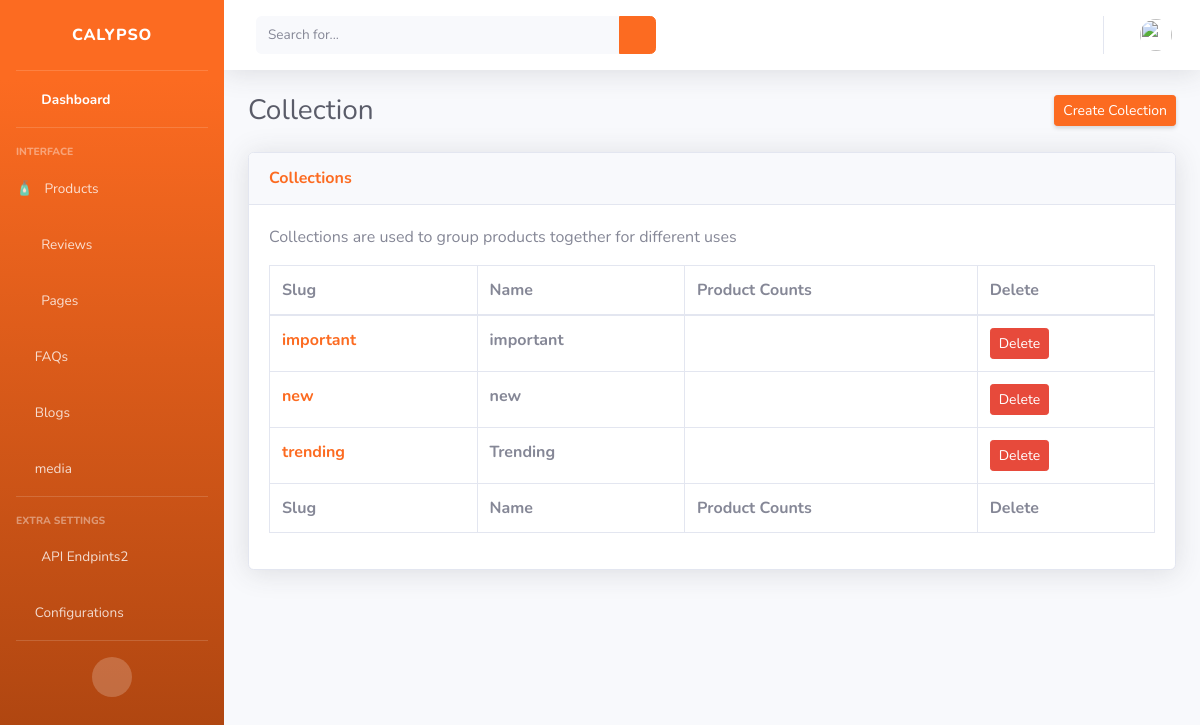
The page /dashboard/product/collection/ (signed in) on the database its author committed.
### product/models/collection.py (models this page shows, shortened)
class Collection(models.Model):
    name = models.CharField(
        max_length=250,
        unique=True,
    )
    slug = models.SlugField(
        max_length=255,
        unique=True,
        allow_unicode=True,
    )
    background_image_alt = models.CharField(
        max_length=128,
        blank=True,
    )
    description = models.TextField(
        blank=True,
    )
    public = models.BooleanField(
        default=True,
    )
    image = models.ImageField(
        upload_to='collections/',
        null=True,
        blank=True,
        max_length=None,
    )

### dashboard/views.py (the view)
# urls.py: path('product/collection/', views.CollectionsList.as_view(), name="collections"),
class CollectionsList(StaffRequiredMixin, ListView):
    model = Collection
    context_object_name = 'collections'
    template_name = 'dashboard/products/collection/collection_list.html'

### dashboard/views.py (called while the page is built)
    def test_func(self):
        return self.request.user.is_staff

### templates/dashboard/products/collection/collection_list.html
{% extends "dashboard/admin-base.html" %} {% load static %}
{% block content %}
<div class="container-fluid">
    <div class="d-sm-flex align-items-center justify-content-between mb-4">
      <h1 class="h3 mb-0 text-gray-800">Collection</h1>
      <a href="{% url "dashboard:collection-add" %}" class="d-none d-sm-inline-block btn btn-sm btn-primary shadow-sm"> Create Colection</a>
    </div>
  <div class="card shadow mb-4">
    <div class="card-header py-3">
      <h6 class="m-0 font-weight-bold text-primary">Collections</h6>
    </div>
    <div class="card-body">
      <div class="table-responsive">
        <p>Collections are used to group products together for different uses</p>
        <table
          class="table table-bordered table-hover"
          id="dataTable"
          width="100%"
          cellspacing="0"
        >
          <thead>
            <tr>
              <th scope="col">Slug</th>
              <th scope="col">Name</th>
              <th scope="col">Product Counts</th>
              <th scope="col">Delete</th>
            </tr>
          </thead>
          <tfoot>
            <tr>
              <th scope="col">Slug</th>
              <th scope="col">Name</th>
              <th scope="col">Product Counts</th>
              <th scope="col">Delete</th>
            </tr>
          </tfoot>
          <tbody>
            {% for collection in collections %}
            <tr>
              <th scope="row"><a href="{% url "dashboard:collection-edit" collection.pk %}">{{collection.slug}}</a></th>
              <td><strong>{{ collection.name }}</strong><br /></td>
              <td>
                <strong>{{ collection.products.all.count }}</strong><br />
              </td>
              <td>
                <a href="{% url "dashboard:collection-delete" collection.pk %}" class="btn btn-sm btn-danger">
                  Delete
                </a>
              </td>
            </tr>
            {% endfor %}
          </tbody>
        </table>
      </div>
    </div>
  </div>
</div>
{% endblock %}

### rows shown on the page
Collection: slug "important", name "important"
Collection: slug "new", name "new"
Collection: slug "trending", name "Trending"
